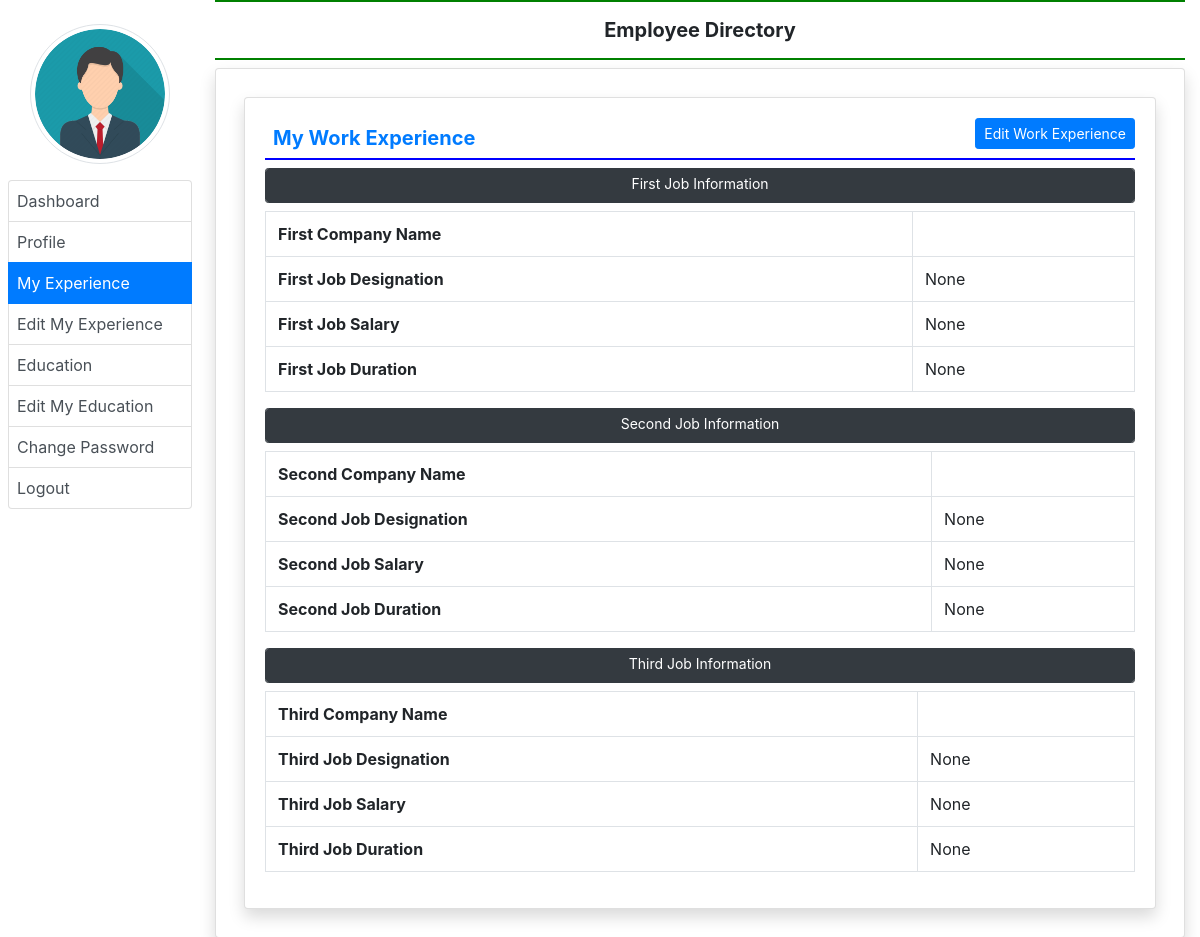
The app's page /my_experience/ (signed in) with its own data.
### employee/models.py (models this page shows, shortened)
class EmployeeExperience(models.Model):
    user = models.ForeignKey(User,on_delete=models.CASCADE)
    company1name = models.CharField(max_length=100,null=True)
    company1desig = models.CharField(max_length=100,null=True)
    company1salary= models.CharField(max_length=100,null=True)
    company1duration = models.CharField(max_length=100,null=True)
    company2name = models.CharField(max_length=100,null=True)
    company2desig = models.CharField(max_length=100,null=True)
    company2salary= models.CharField(max_length=100,null=True)
    company2duration = models.CharField(max_length=100,null=True)
    company3name = models.CharField(max_length=100, null=True)
    company3desig = models.CharField(max_length=100,null=True)
    company3salary= models.CharField(max_length=100,null=True)
    company3duration = models.CharField(max_length=100,null=True)
    coursehsc = models.CharField(max_length=100,null=True)
    schoolclghsc = models.CharField(max_length=200,null=True)
    yearofpassinghsc = models.CharField(max_length=20,null=True)
    percentagehsc = models.CharField(max_length=30,null=True)

### employee/views.py (the view)
# urls.py: path('my_experience/',my_experience,name='my_experience'),
def my_experience(request):
    if not request.user.is_authenticated:
        return redirect('emp_login')
    error = ""
    user = request.user
    experience = EmployeeExperience.objects.get(user = user)
    return render(request,'myexperience.html',locals())

### employee/templates/myexperience.html
{% extends 'emp_base.html' %}
{% block main %}
<div class="card shadow m-2">
    <div class="card-body">
       <a href = "{% url 'edit_myexperience' %}" class = "btn btn-primary float-right btn-sm">Edit Work Experience</a>
        <h5 class="p-2 text-primary" style="border-bottom:2px solid blue"><b>My Work Experience</b></h5>
        <div vlass="Container-fluid">
          <h1 class = "btn btn-dark float-left btn-sm form-control">First Job Information</h1>
          <table class = "table table-bordered">
            <tr>
                <th>First Company Name</th>
                <td>{{experience.company1name}}</td>
            </tr>
            <tr>
                <th>First Job Designation</th>
                <td>{{experience.company1desig}}</td>
            </tr>
            <tr>
                <th>First Job Salary</th>
                <td>{{experience.company1salary}}</td>
            </tr>
            <tr>
                <th>First Job Duration</th>
                <td>{{experience.company1duration}}</td>
            </tr>
          </table>
          <h1 class = "btn btn-dark float-left btn-sm form-control">Second Job Information</h1>
          <table class = "table table-bordered">
            <tr>
                <th>Second Company Name</th>
                <td>{{experience.company2name}}</td>
            </tr>
            <tr>
                <th>Second Job Designation</th>
                <td>{{experience.company2desig}}</td>
            </tr>
            <tr>
                <th>Second Job Salary</th>
                <td>{{experience.company2salary}}</td>
            </tr>
            <tr>
                <th>Second Job Duration</th>
                <td>{{experience.company2duration}}</td>
            </tr>
          </table>
          <h1 class = "btn btn-dark float-left btn-sm form-control">Third Job Information</h1>
          <table class = "table table-bordered">
            <tr>
                <th>Third Company Name</th>
                <td>{{experience.company3name}}</td>
            </tr>
            <tr>
                <th>Third Job Designation</th>
                <td>{{experience.company3desig}}</td>
            </tr>
            <tr>
                <th>Third Job Salary</th>
                <td>{{experience.company3salary}}</td>
            </tr>
            <tr>
                <th>Third Job Duration</th>
                <td>{{experience.company3duration}}</td>
            </tr>
          </table>
        </div>
    </div>
</div>
{%endblock%}

### records on screen
EmployeeExperience: company1desig "None", company1salary "None", company1duration "None", company2desig "None", company2salary "None", company2duration "None", company3desig "None", company3salary "None", company3duration "None"
